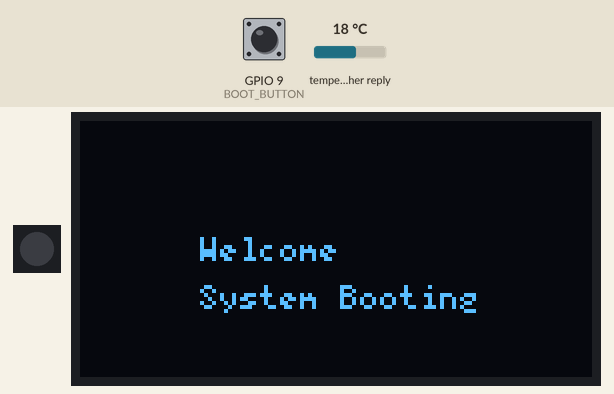
Recording of a sketch running on a simulated ESP32-S3. Parts: 1 RGB LEDs in strip order, left to right, 128×64 one-colour display. Inputs (shaded band) come from the test bench; at power-on: GPIO 9 (BOOT_BUTTON) HIGH, temperature in the weather reply 18 °C. Dim RGB values are drawn brighter than linear; the OLED is the two-colour kind (top 16 rows yellow); WiFi joins after 1.5 s; servers stay silent unless stated; web services answer with replies made up by the test bench.

Above: at 1.0 s.
1.1 s: GPIO 9 (BOOT_BUTTON) pulled LOW for 0.15 s
At 2.4 s:
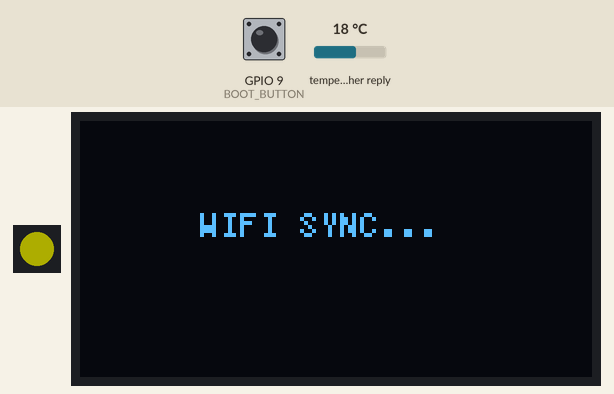
At 3.8 s:
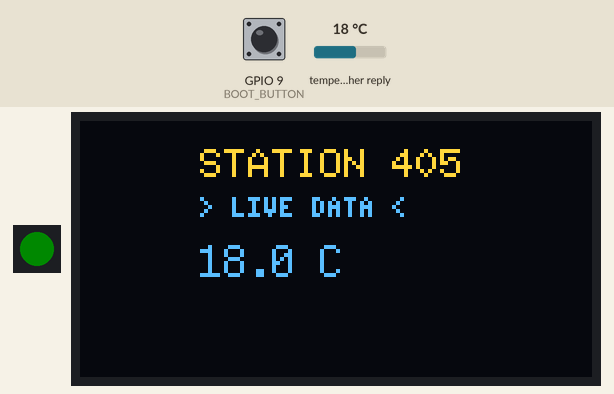
4.1 s: GPIO 9 (BOOT_BUTTON) pulled LOW for 1 s
At 4.5 s:
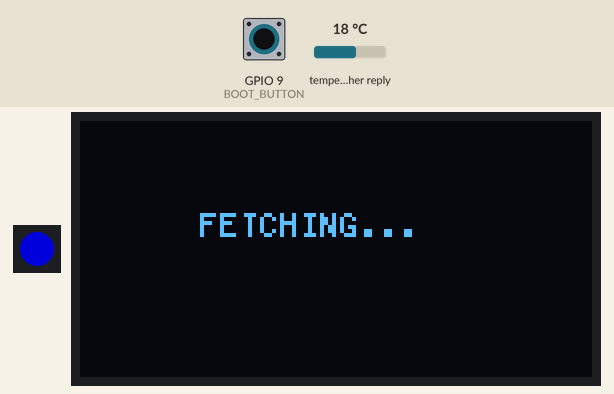
Timing chart, 0 to 7.1 s (numbered marks = the images above; inputs shaded):
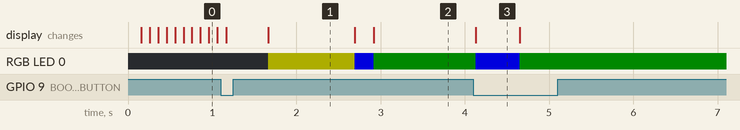

Measured:
- after the input at 1.1 s, the display: first changes after 0.06 s (image 1 shows a later state)
- after the input at 4.1 s, RGB LED 0: RGB(0, 10, 0) → RGB(0, 0, 150) at once, → RGB(0, 10, 0) 0.53 s later; the display: first changes at once (image 3 shows a later state)
- what the display in image 1 shows lasts 1.0 s, from 1.7 s to 2.7 s
- what the display in image 3 shows lasts 0.6 s, from 4.1 s to 4.7 s

The sketch:

SmartRefineryThermaMonitor.ino
```cpp
#include <U8g2lib.h>
#include <Wire.h>
#include <WiFi.h>
#include <HTTPClient.h>
#include <ArduinoJson.h>
#include <Adafruit_NeoPixel.h>
#include <esp_system.h>

// --- Configuration ---
const char* ssid = "WIFI_SSID_NAME";
const char* password = "WIFI_PASSWORD";
const float CRITICAL_TEMP = 90.0;

// Global Control: Set to true to bypass the tutorial automatically
bool skipBootManual = false;

#define RGB_PIN 8
#define BOOT_BUTTON 9 // Left Button (Cycle/Skip)
#define NUM_LEDS 1

struct Refinery {
    String name;
    float lat;
    float lon;
    float fallbackTemp;
};

/* * DATA STRUCTURE EXPLANATION:
 * { "Display Name", Latitude, Longitude, Fallback Temp }
 */
Refinery stations[] = {
    {"STATION 405", 24.1246, 52.7199, 65.0},
    {"STATION 406", 24.1100, 52.7300, 66.0},
    {"STATION 407", 24.1300, 52.7000, 67.0}
};

int currentStationIdx = 0;
U8G2_SSD1306_128X64_NONAME_F_HW_I2C u8g2(U8G2_R2, U8X8_PIN_NONE, 6, 5);

// Perfect Screen Offsets
const int xOffset = 30;
const int yOffset = 14;

Adafruit_NeoPixel pixels(NUM_LEDS, RGB_PIN, NEO_GRB + NEO_KHZ800);
float currentTemp = 0.0;
bool isAlarm = false;
bool lastFetchSuccessful = false;

const char* bootMsg[] = {
    "Welcome", "System Booting", "---",
    "Monitoring", "Oil & Gas", "Refineries", "---",
    "Capturing", "Live Data", "---",
    "Hold LEFT to", "SKIP TUTORIAL", "---",
    "RIGHT Button:", "Hard Reboot", "---",
    "LEFT Button:", "Cycle Station", "---",
    "Enjoy!", "----------------"
};

void setup() {
    Serial.begin(115200);
    pinMode(BOOT_BUTTON, INPUT_PULLUP);
    pixels.begin();
    u8g2.begin();
    u8g2.setContrast(255);

    // Check Global Override or Button Press to skip
    if (!skipBootManual) {
        rollingBootSequence();
    }

    // WiFi Sync Phase
    WiFi.begin(ssid, password);
    showStatus("WIFI SYNC...");

    int counter = 0;
    while (WiFi.status() != WL_CONNECTED && counter < 20) {
        delay(500);
        pixels.setPixelColor(0, pixels.Color(50, 50, 0)); // Yellow
        pixels.show();
        counter++;
    }

    updateData(); // Initial blocking fetch
}

void loop() {
    static bool lastBtnState = HIGH;
    bool currentBtnState = digitalRead(BOOT_BUTTON);

    // Left Button (GPIO 9) -> Manual Station Cycle
    if (currentBtnState == LOW && lastBtnState == HIGH) {
        currentStationIdx = (currentStationIdx + 1) % 3;
        updateData();
        delay(300);
    }
    lastBtnState = currentBtnState;

    renderDisplay();
    handleAlarms();
}

void updateData() {
    lastFetchSuccessful = false;
    showStatus("FETCHING...");

    // Blocking retry logic to ensure connection
    for (int attempt = 0; attempt < 3; attempt++) {
        if (WiFi.status() == WL_CONNECTED) {
            pixels.setPixelColor(0, pixels.Color(0, 0, 150)); // Blue
            pixels.show();

            HTTPClient http;
            String url = "http://api.open-meteo.com/v1/forecast?latitude=" + String(stations[currentStationIdx].lat, 4) +
                         "&longitude=" + String(stations[currentStationIdx].lon, 4) + "&current_weather=true";

            http.begin(url);
            int httpCode = http.GET();

            if (httpCode == 200) {
                StaticJsonDocument<768> doc;
                deserializeJson(doc, http.getString());
                currentTemp = doc["current_weather"]["temperature"];
                lastFetchSuccessful = true;
                http.end();
                break;
            }
            http.end();
        }
        delay(1500); // Wait between retries
    }

    if (!lastFetchSuccessful) {
        currentTemp = stations[currentStationIdx].fallbackTemp;
    }
    isAlarm = (currentTemp >= CRITICAL_TEMP);
}

void renderDisplay() {
    u8g2.clearBuffer();

    // Line 1: Station Name
    u8g2.setFont(u8g2_font_6x10_tr);
    u8g2.setCursor(xOffset, yOffset + 0);
    u8g2.print(stations[currentStationIdx].name);

    // Line 2: Mode Status
    u8g2.setFont(u8g2_font_4x6_tr);
    u8g2.setCursor(xOffset, yOffset + 10);
    u8g2.print(lastFetchSuccessful ? "> LIVE DATA <" : "> DEMO MODE <");

    // Line 3: Temp Value
    u8g2.setFont(u8g2_font_profont12_tf);
    u8g2.setCursor(xOffset, yOffset + 25);
    u8g2.print(currentTemp, 1); u8g2.print(" C");

    u8g2.sendBuffer();
}

void showStatus(String msg) {
    u8g2.clearBuffer();
    u8g2.setFont(u8g2_font_5x7_tr);
    u8g2.setCursor(xOffset, yOffset + 15);
    u8g2.print(msg);
    u8g2.sendBuffer();
}

void rollingBootSequence() {
    int lineCount = 21;
    int lineHeight = 12;
    int totalScrollHeight = (lineCount * lineHeight) + 60;

    for (int scrollPos = 0; scrollPos < totalScrollHeight; scrollPos++) {
        // Allow manual skip even if skipBootManual is false
        if (digitalRead(BOOT_BUTTON) == LOW) return;

        u8g2.clearBuffer();
        u8g2.setFont(u8g2_font_5x7_tr);
        for (int i = 0; i < lineCount; i++) {
            int yPos = 30 + (i * lineHeight) - scrollPos;
            if (yPos > 0 && yPos < 45) {
                u8g2.setCursor(xOffset, yOffset + yPos);
                u8g2.print(bootMsg[i]);
            }
        }
        u8g2.sendBuffer();
        delay(75);
    }
}

void handleAlarms() {
    if (isAlarm) {
        if (millis() % 400 < 200) pixels.setPixelColor(0, pixels.Color(200, 0, 0));
        else pixels.setPixelColor(0, pixels.Color(0, 0, 0));
    } else {
        pixels.setPixelColor(0, lastFetchSuccessful ? pixels.Color(0, 10, 0) : pixels.Color(15, 5, 0));
    }
    pixels.show();
}
```
